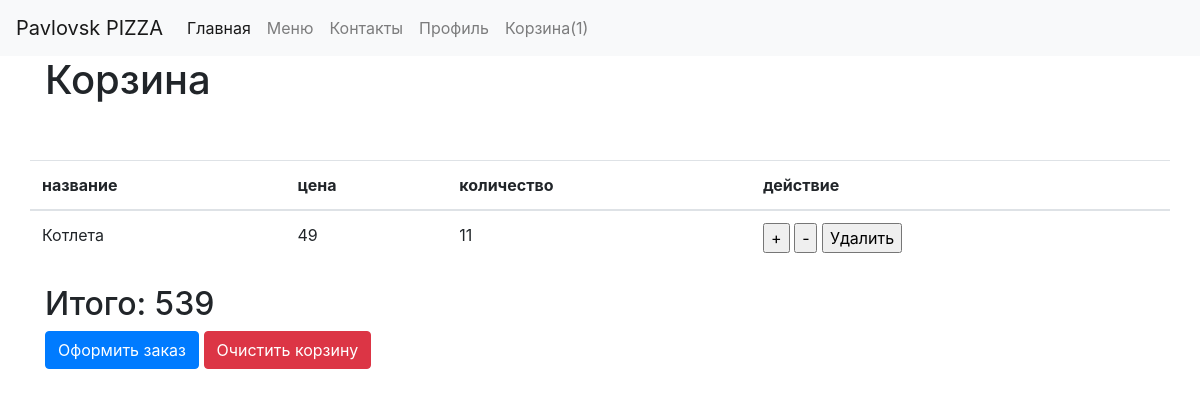
Page /basket (signed in) on the earlier database version.
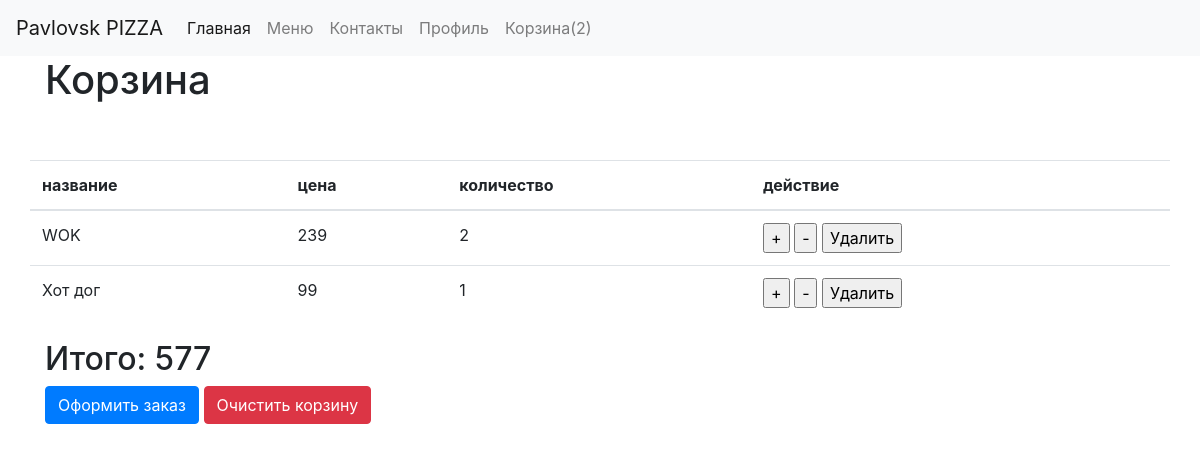
Same page on the later database version.
### app.py (models this page shows)
class Basket(db.Model):
    id = db.Column(db.Integer, primary_key=True)
    name = db.Column(db.String)
    user_id = db.Column(db.Integer)
    about = db.Column(db.String)
    count = db.Column(db.Integer, default=1)
    price = db.Column(db.Integer)

### app.py (the view)
@app.route('/basket', methods=['GET', 'POST'])
def basket():
    baskets = Basket.query.all()
    for i in range(1, len(baskets) + 3):
        s = 'btn' + str(i)
        r = request.form.get(s)
        print(r)
        if r == '+':
            print('plus')
            basket = Basket.query.filter_by(user_id=current_user.id, id=i).first()
            basket.count += 1
        elif r == '-':
            print('minus')
            basket = Basket.query.get(i)
            basket.count -= 1
        d = 'del' + str(i)
        r = request.form.get(d)
        if r == 'Удалить':
            basket = Basket.query.get(i)
            db.session.delete(basket)
    db.session.commit()
    if request.form.get("btn") == "Оформить заказ":
        return redirect('/ordering')
    elif request.form.get("btn") == "Очистить корзину":
        basket = Basket.query.all()
        for elem in basket:
            db.session.delete(elem)
        db.session.commit()
    items = Basket.query.filter_by(user_id=current_user.id).all()
    update_basket()
    summa = 0
    for elem in items:
        summa += elem.price * int(elem.count)
    return render_template("basket.html", data=items, summa=summa)

### app.py (called while the page is built)
@login_manager.user_loader
def load_user(user_id):
        return User.query.get(int(user_id))

@app.context_processor
def inject_user():
    return dict(basket_count=basket_count)

def update_basket():
    count = Basket.query.filter_by(user_id=current_user.id).all()
    global basket_count
    basket_count = len(count)

### templates/basket.html (shortened to what this page needs)
{% extends 'base.html' %}
{% block content %}
    <h1>Корзина</h1>
    <br>
    <form action="/basket" method="post">
    <div class="row row-cols-1 row-cols-md-1 mb-1 text-left">
        <br>
        <table class="table">
            <thead>
            <th>название</th> <th>цена</th><th>количество</th> <th>действие</th>
            </thead>
            <tbody>
                {% for el in data %}
                    <div>
                        <td>{{el.name}} </td><td>{{el.price}}</td><td>{{el.count}}</td><td><input type="submit"  name="btn{{el.id}}" value="+"> <input type="submit"  name="btn{{el.id}}" value="-"> <input type="submit"  name="del{{el.id}}" value="Удалить"></td><tr>
                    </div>
                {% endfor %}
            </tbody>
        </table>
    </div>
    <h2>Итого: {{summa}}</h2>
    <input type="submit" class="btn btn-primary" name="btn" value="Оформить заказ">
    <input type="submit" class="btn btn-danger" name="btn" value="Очистить корзину">
    </form>
{% endblock %}

### templates/base.html (shortened to what this page needs)
<!doctype html>
<html lang="en">
<head>
    <link rel="stylesheet"
          href="https://stackpath.bootstrapcdn.com/bootstrap/4.4.1/css/bootstrap.min.css"
>
</head>
<body>
<header>
    <nav class="navbar navbar-expand-lg navbar-light bg-light">
  <a class="navbar-brand">Pavlovsk PIZZA</a>
  <div class="collapse navbar-collapse" id="navbarNav">
    <ul class="navbar-nav">
      <li class="nav-item active">
        <a class="nav-link" href="/">Главная<span class="sr-only">(current)</span></a>
      </li>
      <li class="nav-item">
        <a class="nav-link" href="/menu">Меню</a>
      </li>
      <li class="nav-item">
        <a class="nav-link" href="/contacts">Контакты</a>
      </li>
      {% if current_user.is_anonymous == False%}
	  <li class="nav-item">
        <a class="nav-link" href="/profile">Профиль</a>
      </li>
        <li class="nav-item">
        <a class="nav-link" href="/basket">Корзина({{ basket_count }})</a>
      </li>
	  {% else %}
	  <li class="nav-item">
        <a class="nav-link" href="/auth">Войти</a>
      </li>
	  {% endif %}
    </ul>
  </div>
</nav>
</header>
<main role="main" class="container">
    {% block content %}{% endblock %}
</main>
</body>
</html>

Differences in the rows shown:
removed Basket: name "Котлета", price "49", count "11"
added Basket: name "WOK", price "239", count "2"
added Basket: name "Хот дог", price "99", count "1"
Other differences:
{{ basket_count }}: "1" → "2"
{{ summa }}: "539" → "577"
